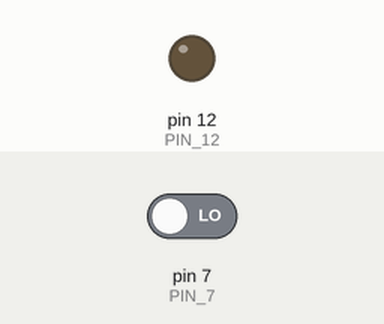
Recording of a sketch running on a simulated Arduino Uno, built with avr-gcc and run on an emulated ATmega328P. Shown: output pins drawn as LEDs (lit = HIGH). The inputs (shaded band) are chosen by the test bench; at power-on: pin 7 (PIN_7) LOW.

Above: at 1.2 s.
1.3 s: pin 7 (PIN_7) driven HIGH
At 2.1 s:
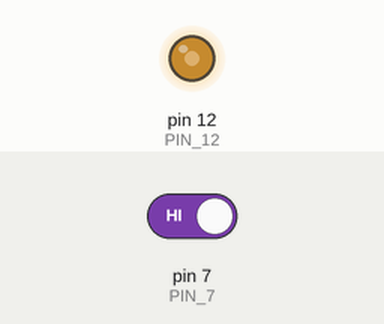
Timing chart, 0 to 4.3 s (numbered marks = the images above; inputs shaded):
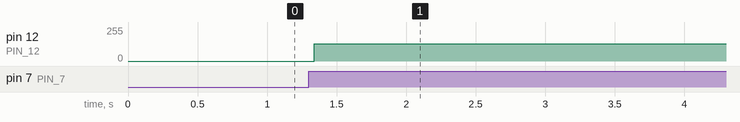

The sketch:

Input_LED.ino
```cpp
const int PIN_7=7;
const int PIN_12 = 12;
boolean ledMenyala = false;

void setup() {
 // put your setup code here, to run once:
  pinMode (PIN_7, INPUT);
  pinMode (PIN_12, OUTPUT);
}

void loop() {
 // put your main code here, to run repeatedly:
  int TombolSaklar = digitalRead(PIN_7);
  if( TombolSaklar == HIGH) {
    ledMenyala = not ledMenyala;
    if(ledMenyala) {
      digitalWrite(PIN_12,HIGH);
    }
    else {
      digitalWrite(PIN_12,LOW);
    }
  }
}
```

Measured:
- after the input at 1.3 s, pin 12 (PIN_12): 0/255 → 128/255 at once
